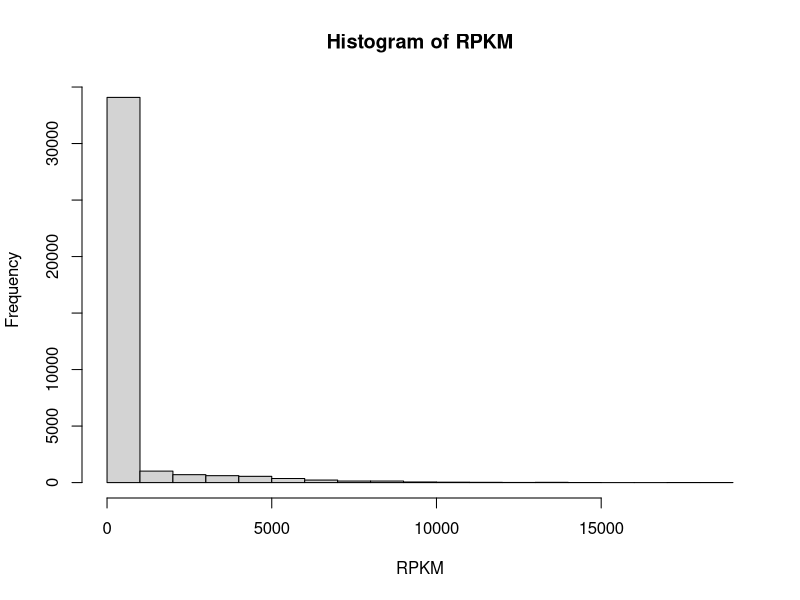
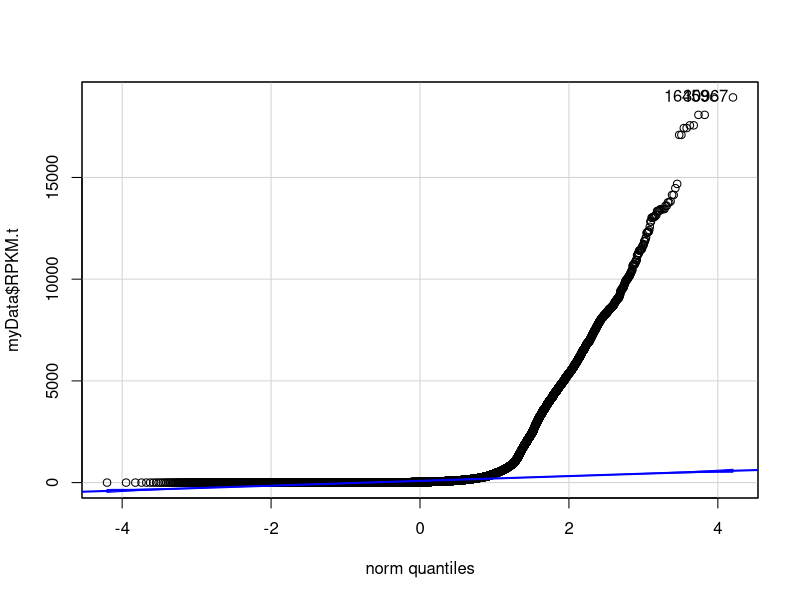
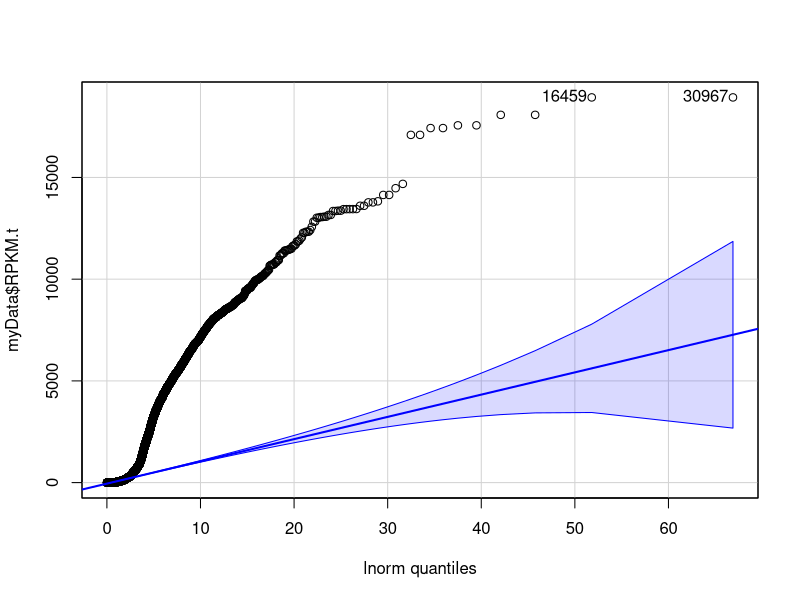
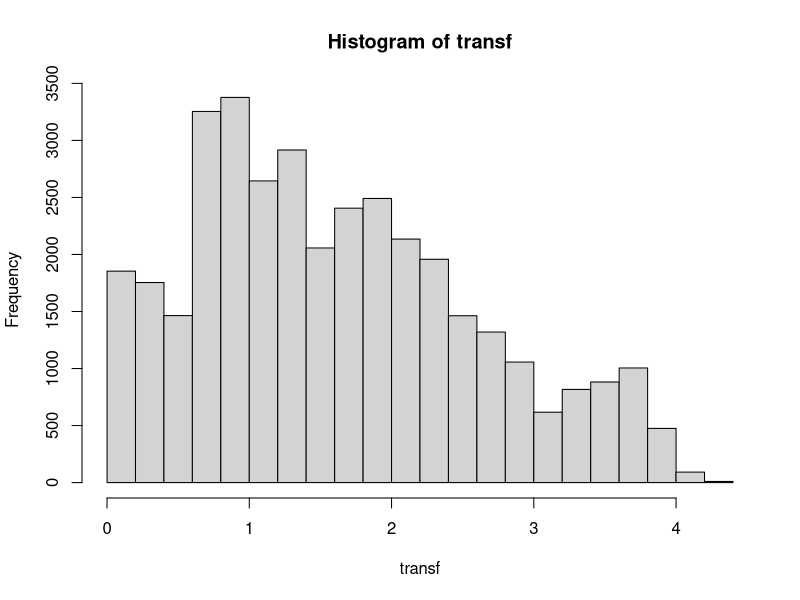
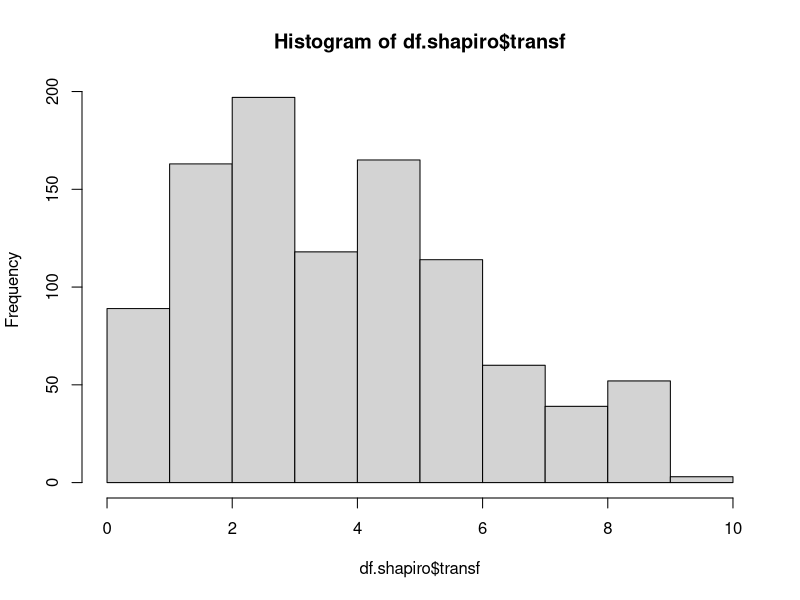
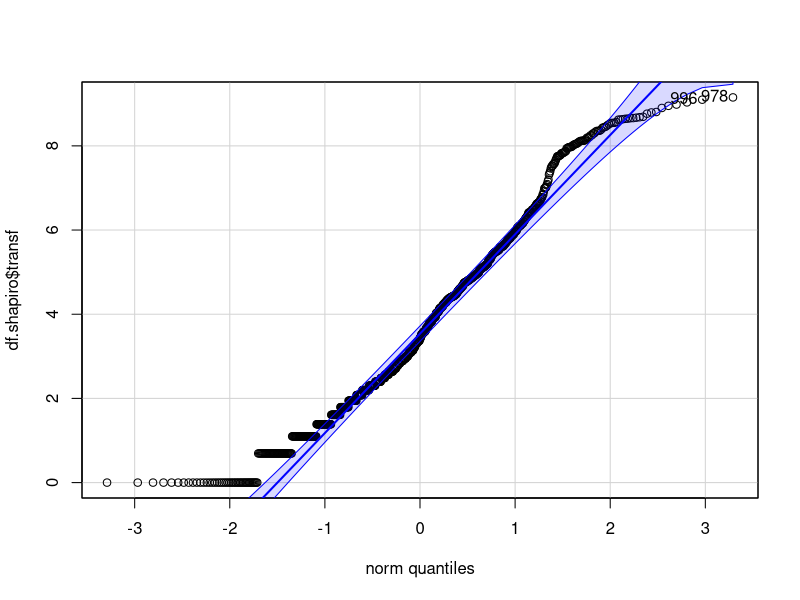
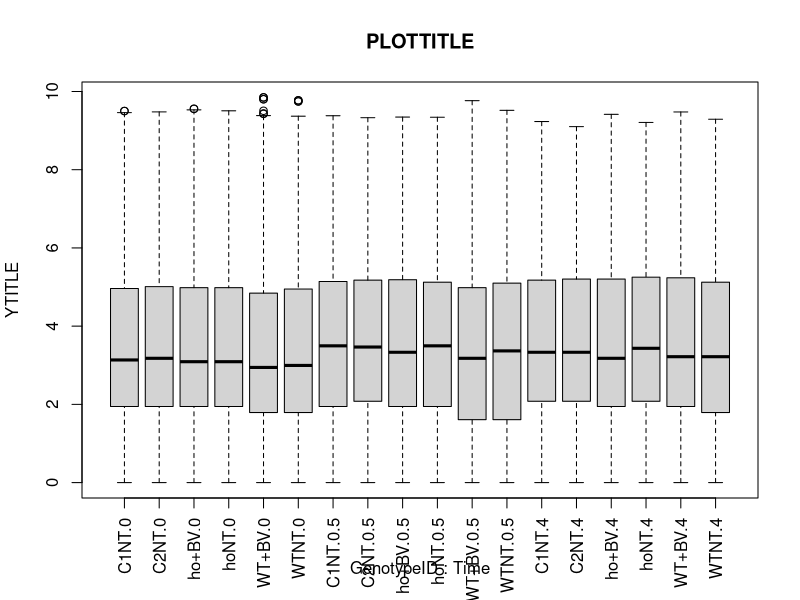
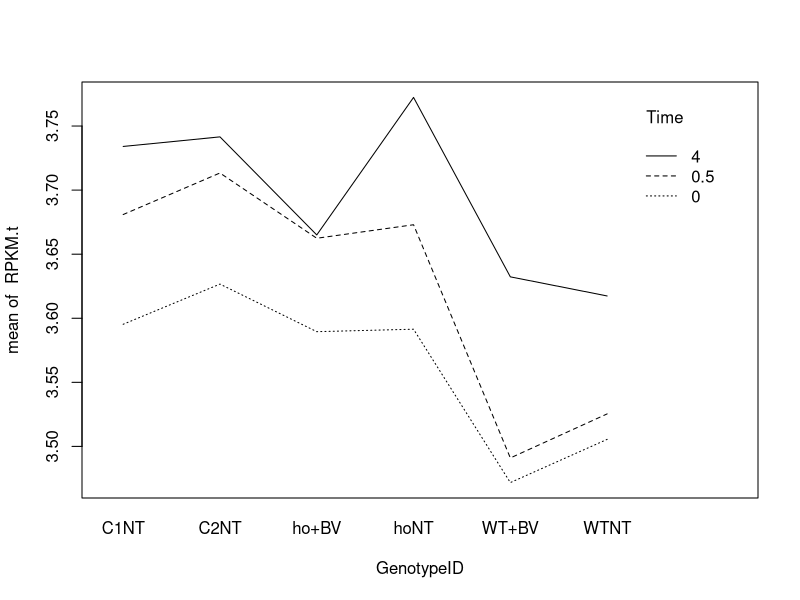

The R source for these figures, in order: (Note: this script raises an error after producing the figures.)
#Nicole E Soltis
#03/17/16
#ANOVA for Lagarias RNAseq

#-------------------------------------------------------------------
setwd("~/Projects/SideProjects/data/Lagarias")
myData <- read.csv("for_pathwayANOVA.csv")
names(myData)

#is data normal?
attach(myData)
#graphically...
hist(RPKM)
#more graphs
require(car); require(MASS)
myData$RPKM.t <- myData$RPKM + 1
#is it more normal or log-normal?
#very long right tail, log-normal is also a bad estimate
qqp(myData$RPKM.t, "norm")
qqp(myData$RPKM.t, "lnorm")
#statistically...
#dataset is too large (37980 obs. instead of 5000 max)
#shapiro.test(myData$RPKM.t) 
#try transformations
transf <- log10(RPKM)
hist(transf)
#randomly select a subset of values from transf to test
set.seed(100)
sample.shapiro <- sample( 1:nrow(myData) , size=1e3 , replace=TRUE )
sample.RPKM <- myData$RPKM[ sample.shapiro ]
df.shapiro <- data.frame(matrix(unlist(sample.RPKM), nrow=1e3, byrow=T))
df.shapiro$RPKM <- df.shapiro$matrix.unlist.sample.RPKM...nrow...1000..byrow...T.
df.shapiro$transf <- (log(df.shapiro$RPKM+1))
hist(df.shapiro$transf)
shapiro.test(df.shapiro$transf) #still significantly non-normal
qqp(df.shapiro$transf) #but it looks pretty good

#at any rate I'll log-transform
myData$RPKM.t <- (log(myData$RPKM+1))

#next check assumption of homoscedasticity
#graphically...
attach(myData)
boxplot(RPKM.t~GenotypeID*Time,
        ylab="YTITLE", main="PLOTTITLE", las=3) #looks good yay!
#statistically...
bartlett.test(RPKM.t ~ GenotypeID, data=myData) #meh not homoscedastic
bartlett.test(RPKM.t ~ Time, data=myData) #also iffy
leveneTest(RPKM.t~GenotypeID) #also not homoscedastic

#go ahead with ANOVA anyway
head(myData)
Model.lm <- lm(RPKM.t~ PathwayID + GenotypeID + Time)
MY.ANOVA <- anova(Model.lm)
summary(MY.ANOVA)
MY.ANOVA #sig fx of genotype and time
interaction.plot(GenotypeID,Time,RPKM.t)
TukeyHSD(MY.ANOVA)
MY.aov <- aov(RPKM.t~GenotypeID*Time)
summary(MY.aov)

#adjusted p-values give 6 sig. pairs and 1 marg. sig.
TukeyHSD(MY.aov)

#rmANOVA style
aov.out <- aov(RPKM.t ~ GenotypeID + Error(Time/GenotypeID))
summary(aov.out)





